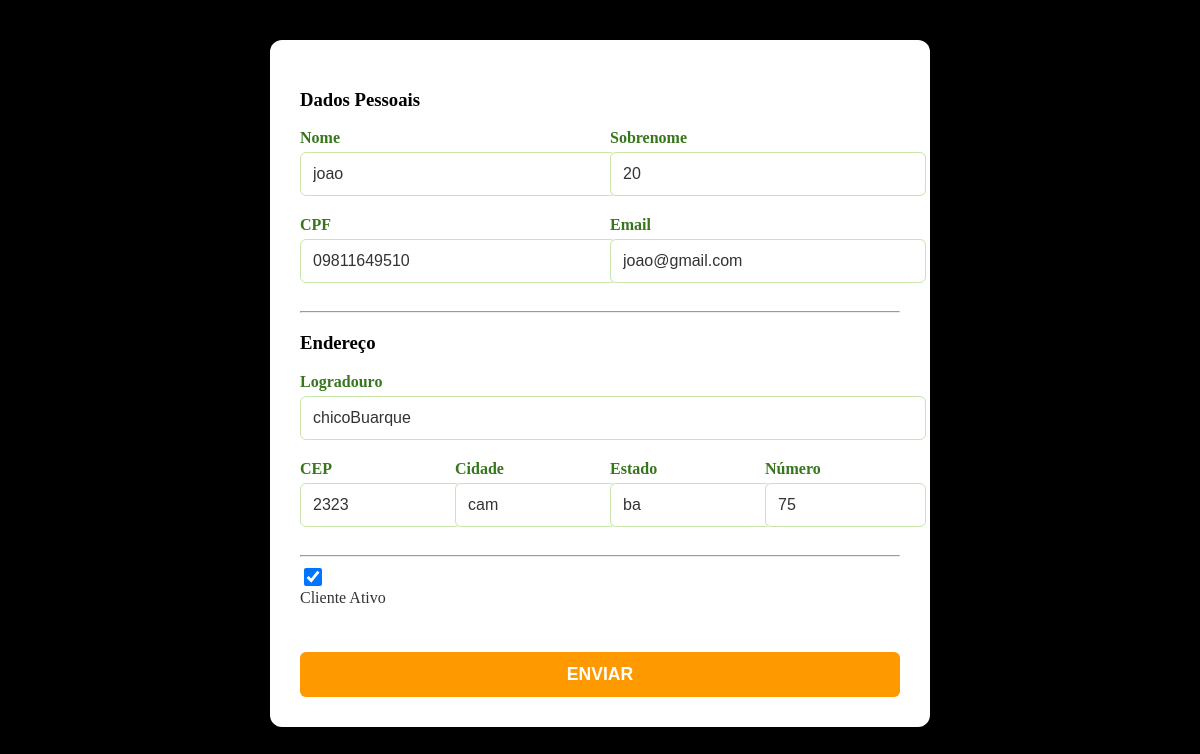
The app's page /editar_cliente/2 (signed in) with its own data.
### Site/models.py (models this page shows, shortened)
class Cliente(models.Model):
    nome = models.CharField(max_length=20)
    sobrenome = models.CharField(max_length=20)
    email = models.EmailField()
    cpf = models.CharField(max_length=11)
    numero = models.IntegerField()
    cep =models.CharField(max_length = 20)
    logradouro = models.CharField(max_length=30)
    estado = models.CharField(max_length=15)
    cidade = models.CharField(max_length=25)
    ativo = models.BooleanField(default=True)

### Site/views.py (the view)
# urls.py: path('editar_cliente/<int:id_cliente>', views.editar_cliente, name = "editar_cliente"),
@login_required
def editar_cliente(request, id_cliente):
    antigo = get_object_or_404(Cliente, pk = id_cliente)
    if (request.method =="POST"):
        novo = ClienteFM(request.POST)
        if novo.is_valid():
            antigo.delete()
            novo.save()
            return redirect('clientes')
    else:
        return render(request, 'criar_cliente.html', context = {"form":ClienteFM(instance = antigo)})

### Site/forms.py
class ClienteFM(forms.ModelForm):
    class Meta():
        model = Cliente
        fields = '__all__'
        widgets = {
            'nome': forms.TextInput(attrs={'class': 'form-control', 'placeholder': 'Primeiro Nome'}),
            'sobrenome': forms.TextInput(attrs={'class': 'form-control', 'placeholder': 'Sobrenome'}),
            'email': EMAIL_INPUT_WIDGET,
            'cpf': forms.TextInput(attrs={'class': 'form-control', 'placeholder': '000.000.000-00', 'maxlength': '11'}),
            'numero': NUMBER_INPUT_WIDGET,
            'cep': forms.TextInput(attrs={'class': 'form-control', 'placeholder': '00000-000'}),
            'logradouro': forms.TextInput(attrs={'class': 'form-control', 'placeholder': 'Rua, Avenida, etc.'}),
            'estado': forms.TextInput(attrs={'class': 'form-control', 'placeholder': 'Ex: BA'}),
            'cidade': forms.TextInput(attrs={'class': 'form-control', 'placeholder': 'Ex: Salvador'}),
            'ativo': forms.CheckboxInput(attrs={'class': 'form-check-input'}),
        }

### Site/templates/criar_cliente.html
{% extends 'baseForm.html' %}
{% block content %}
    <h3>Dados Pessoais</h3>
    <div class="form-row">
        <div class="form-group col-md-6">
            <label for="{{ form.nome.id_for_label }}">Nome</label>
            {{ form.nome }}
        </div>
        <div class="form-group col-md-6">
            <label for="{{ form.sobrenome.id_for_label }}">Sobrenome</label>
            {{ form.sobrenome }}
        </div>
    </div>
    <div class="form-row">
        <div class="form-group col-md-6">
            <label for="{{ form.cpf.id_for_label }}">CPF</label>
            {{ form.cpf }}
        </div>
        <div class="form-group col-md-6">
            <label for="{{ form.email.id_for_label }}">Email</label>
            {{ form.email }}
        </div>
    </div>
    <hr>
    <h3>Endereço</h3>
    <div class="form-group">
        <label for="{{ form.logradouro.id_for_label }}">Logradouro</label>
        {{ form.logradouro }}
    </div>
    <div class="form-row">
        <div class="form-group col-md-4">
            <label for="{{ form.cep.id_for_label }}">CEP</label>
            {{ form.cep }}
        </div>
        <div class="form-group col-md-4">
            <label for="{{ form.cidade.id_for_label }}">Cidade</label>
            {{ form.cidade }}
        </div>
        <div class="form-group col-md-2">
            <label for="{{ form.estado.id_for_label }}">Estado</label>
            {{ form.estado }}
        </div>
        <div class="form-group col-md-2">
            <label for="{{ form.numero.id_for_label }}">Número</label>
            {{ form.numero }}
        </div>
    </div>
    <hr>
    <div class="form-group form-check">
        {{ form.ativo }}
        <label class="form-check-label" for="{{ form.ativo.id_for_label }}">Cliente Ativo</label>
    </div>
{% endblock %}

### Site/static/CssS/cssBaseForm.css (style rules this page uses)
body { background-color: black; }
.form-group { margin-bottom: 20px; }
label { display: block; margin-bottom: 5px; font-weight: 600; color: #38761D; font-size: 1em; }
.form-control { width: 100%; padding: 12px; border: 1px solid #C8E6A9; border-radius: 6px; font-size: 1em; color: #333; transition: border-color 0.3s ease, box-shadow 0.3s ease; }
.form-control::placeholder { color: #AAA; font-style: italic; }
.form-row { display: flex; gap: 20px; }
.form-row .form-group { flex: 1; }
.form-check-input { width: 18px; height: 18px; margin-right: 8px; vertical-align: middle; }
.form-check-label { color: #333; font-weight: 500; }

### records on screen
Cliente: nome "joao", sobrenome "20", cpf "09811649510", email "joao@gmail.com", logradouro "chicoBuarque", cep "2323", cidade "cam", estado "ba", numero "75", ativo "☑"
